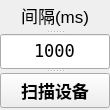
     <widget class="QSplitter" name="splitter_4">
      <property name="minimumSize">
       <size>
        <width>94</width>
        <height>110</height>
       </size>
      </property>
      <property name="orientation">
       <enum>Qt::Vertical</enum>
      </property>
      <widget class="QLabel" name="label_14">
       <property name="minimumSize">
        <size>
         <width>110</width>
         <height>0</height>
        </size>
       </property>
       <property name="maximumSize">
        <size>
         <width>75</width>
         <height>30</height>
        </size>
       </property>
       <property name="font">
        <font>
         <pointsize>13</pointsize>
        </font>
       </property>
       <property name="text">
        <string>间隔(ms)</string>
       </property>
       <property name="alignment">
        <set>Qt::AlignCenter</set>
       </property>
      </widget>
      <widget class="QLineEdit" name="lineEdit_8">
       <property name="minimumSize">
        <size>
         <width>110</width>
         <height>0</height>
        </size>
       </property>
       <property name="maximumSize">
        <size>
         <width>94</width>
         <height>35</height>
        </size>
       </property>
       <property name="font">
        <font>
         <family>NSimSun</family>
         <pointsize>13</pointsize>
        </font>
       </property>
       <property name="text">
        <string>1000</string>
       </property>
       <property name="alignment">
        <set>Qt::AlignCenter</set>
       </property>
      </widget>
      <widget class="QPushButton" name="pushButton_22">
       <property name="minimumSize">
        <size>
         <width>110</width>
         <height>30</height>
        </size>
       </property>
       <property name="maximumSize">
        <size>
         <width>99</width>
         <height>35</height>
        </size>
       </property>
       <property name="font">
        <font>
         <pointsize>13</pointsize>
         <weight>75</weight>
         <bold>true</bold>
        </font>
       </property>
       <property name="styleSheet">
        <string/>
       </property>
       <property name="text">
        <string>扫描设备</string>
       </property>
      </widget>
     </widget>
